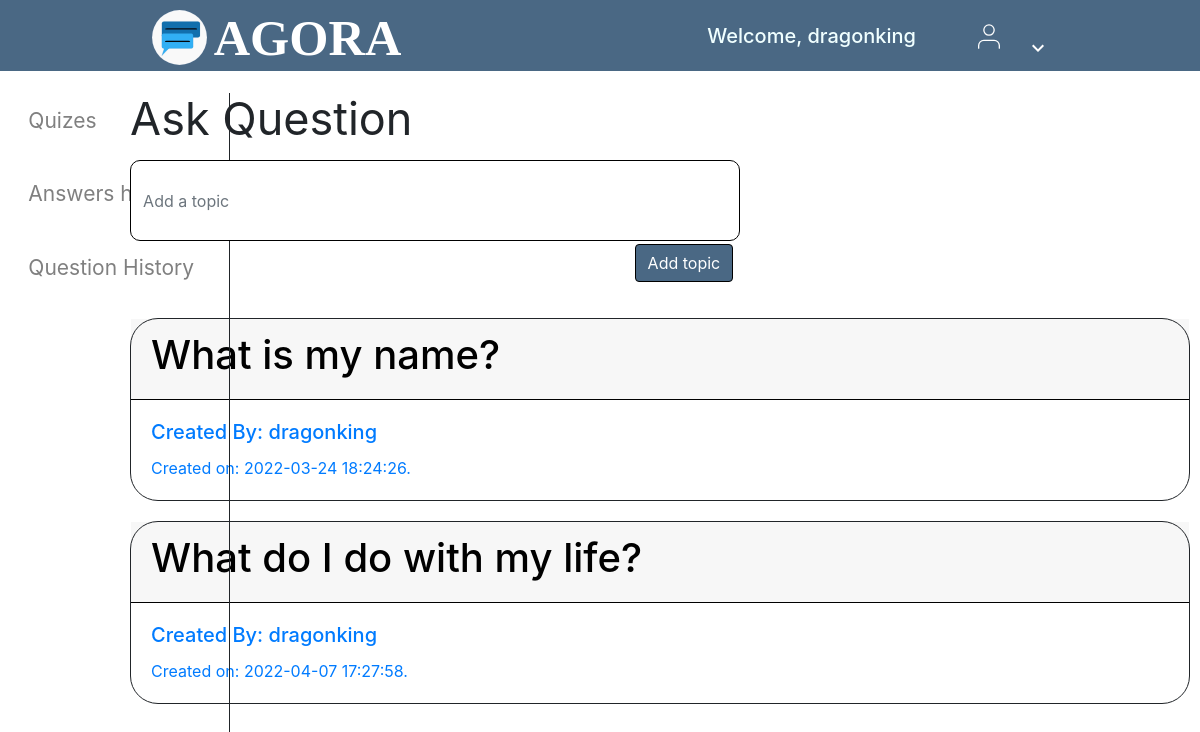
Screenshot of /pages/teacher_dashboard.php (signed in) with the database file from the repository.
### tables this page shows
CREATE TABLE `topics` (
  `topic_id` int(8) NOT NULL,
  `topic_course` varchar(9) NOT NULL,
  `topic_subject` varchar(255) NOT NULL,
  `topic_desc` text NOT NULL,
  `embed_media` text NOT NULL,
  `topic_date` datetime NOT NULL DEFAULT current_timestamp(),
  `topic_by` int(8) NOT NULL,
  `status` enum('open','closed','deleted','') NOT NULL DEFAULT 'open'
);

CREATE TABLE `users` (
  `id` int(11) NOT NULL,
  `username` varchar(255) NOT NULL,
  `email` varchar(255) NOT NULL,
  `password` varchar(255) NOT NULL,
  `role` enum('admin','teacher','student') NOT NULL,
  `status` enum('active','awaiting approval','disabled') NOT NULL
);

### pages/teacher_dashboard.php (the view, shortened to what this page needs)
<!DOCTYPE html>
<html lang="en">
<head>
  <link href="../styles/main1.css" rel="stylesheet">
  <link rel="stylesheet" href="https://maxcdn.bootstrapcdn.com/bootstrap/4.0.0/css/bootstrap.min.css" />
</head>
<body>
  <?php include("../includes/navbar.php") ?>
  <?php
  $conn = connectToDB();
  ?>
  <main style="padding-top: 70px; padding-top: 70px; margin-left: 10%;    margin-top: -1%;">
      <div class="sidebar_1">
         <nav>
             <ul>
                <li>
                    <a href="../pages/quizzes.php">Quizes</a>
                 </li>
                <li>
                    <a href=""> Answers history</a>
                 </li>
                <li>
                    <a href="">Question History</a>
                </li>
                </ul>
          </nav>
     </div>
    <div class="container">
      <form method="POST" action="./dashboard.php">
        <div class="form-row">
          <div class="col-md-4 mb-3"> <label for="topic" style="font-size: 45px; margin-top: -47px;">Ask Question</label>
            <input type="text" class="form-control is-valid" name="topic" id="topic" placeholder="Add a topic" style="height: 81px; width: 176%; border-color: black; border-radius: 10px;">
          </div>
        </div>
        <div class="form-row">
          <div class="col-md-4 mb-3"> <button class="btn btn-success" type="submit" name="addTopic" style= "float: right; margin-right: -74%; margin-top: -13px; background-color: #4a6884; border-color: black">Add topic</button></div>
        </div>
      </form>
      <?php
      $query = "SELECT t.*,u.username FROM topics t JOIN users u ON u.id = t.topic_by";
      $result = mysqli_query($conn, $query) or die(mysqli_error($conn));
      if (mysqli_num_rows($result) > 0) {
        while ($row = mysqli_fetch_array($result)) {
          $topic_subject = $row['topic_subject'];
          $user = $row["username"];
          $id = $row["topic_id"] ?? "";
          $date = $row["topic_date"];
      ?>
          <div class="outerborder" style=" max-width:100%; margin:20px 0;border-color:black; border: solid 1px; border-radius: 28px;" >
            <div class="divider" style="padding: .75rem 1.25rem; margin-bottom: 0;background-color: rgba(0,0,0,.03); border-bottom: 1px solid rgba(0,0,0,.125); border-color: black;" >
              <h1><a href="/qna/pages/posts.php?topic_id='<?php echo $id; ?>'"><?php echo $topic_subject;  ?></a></h1>
            </div>
            <div class="card-body text-primary">
              <h5 class="card-title">Created By: <?php echo $user ?></h5>
              <p class="card-text">Created on: <?php echo $date ?>.</p>
            </div>
          </div>
      <?php         }
      };
      ?>
    </div>
  </main>
</body>
</html>

### styles/main1.css (style rules this page uses)
div a { text-decoration: none; color: black; }
.sidebar_1 { position: fixed; height: 100%; width: 175px; border-right: solid 1px; margin-top: -2%; padding-top: -8px; padding-right: 1%; margin-left: -5%; }
nav ul { margin-top: -30px; margin-left: -11%; }
nav ul li { list-style:none; padding-top: 42px; }
nav ul li a { text-decoration: none; color: grey; font-size: 21px; margin-left: -35%; }

### pages/teacher_dashboard.php (style rules this page uses)
h1 { text-decoration: none; color: black }

### rows the page displays
topics: topic_subject "What is my name?", topic_by.username "dragonking", topic_date "2022-03-24 18:24:26"
topics: topic_subject "What do I do with my life?", topic_by.username "dragonking", topic_date "2022-04-07 17:27:58"

### other values shown
$_SESSION["username"] "dragonking"
